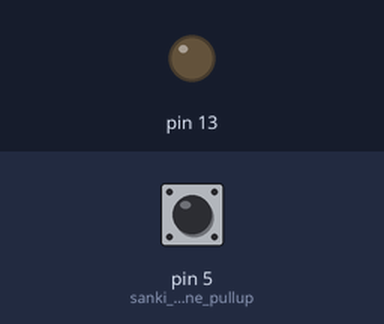
The sketch below on a simulated Arduino Uno, built with avr-gcc and run on an emulated ATmega328P. Shown: output pins drawn as LEDs (lit = HIGH). Inputs (shaded band) come from the test bench; at power-on: pin 5 (sanki_5_nolu_pine_pullup) HIGH.

Above: at 1.2 s.
1.3 s: pin 5 (sanki_5_nolu_pine_pullup) pulled LOW for 0.15 s
At 1.37 s:
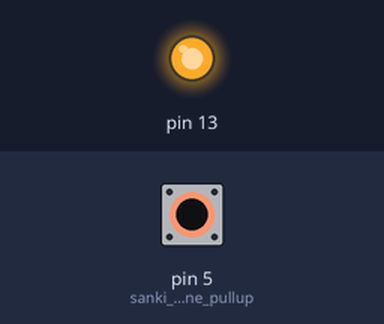
2.9 s: pin 5 (sanki_5_nolu_pine_pullup) pulled LOW for 3.2 s
At 6.9 s:
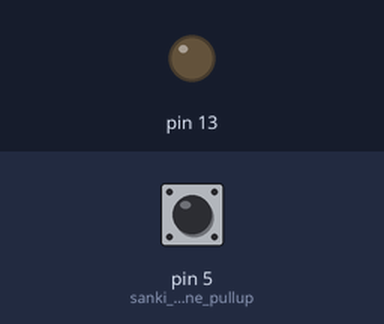
Timing chart, 0 to 8.4 s (numbered marks = the images above; inputs shaded):
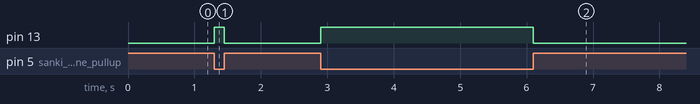

Measured:
- after the input at 1.3 s, pin 13: LOW → HIGH at once, → LOW 0.15 s later
- after the input at 2.9 s, pin 13: LOW → HIGH at once, → LOW 3.2 s later

The sketch:

butonLed_1.ino
```cpp
void setup() {
  // put your setup code here, to run once:
  pinMode(5,INPUT_PULLUP);//sanki 5 nolu pine pullup dirençi bağlı gibi işlem yapar
  pinMode(13,OUTPUT);
}

void loop() {
  // put your main code here, to run repeatedly:
  int butonOkunanDeger=digitalRead(5);
  if(butonOkunanDeger==0)//PULLUP olduğu için basıldığında 0 gelir
    digitalWrite(13,1);
  else
    digitalWrite(13,0);
}
```
